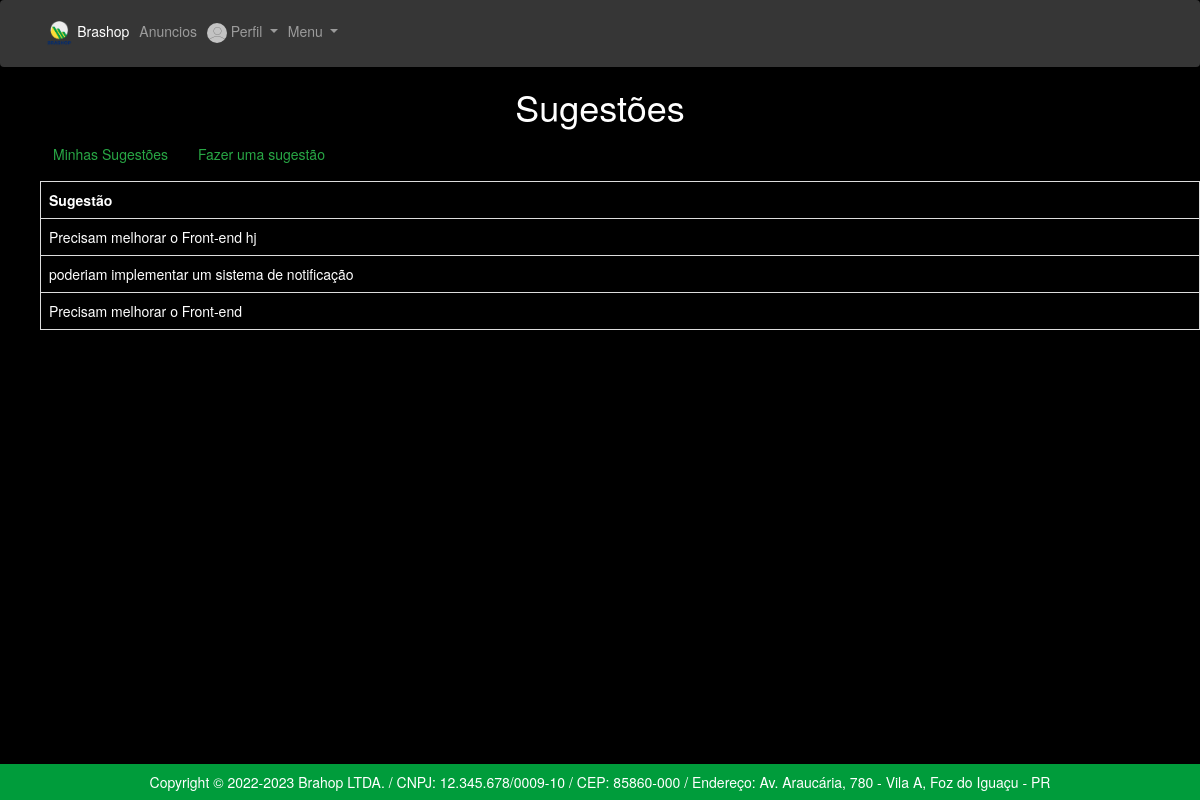
The app's page /app/controllers/SugestaoController.php?action=findAll (signed in) with its own data.
### tables this page shows
CREATE TABLE `sugestoes` (
  `id` int(11) NOT NULL,
  `texto` text NOT NULL,
  `usuarios_id` int(11) NOT NULL
);

### app/repository/SugestaoRepository.php (called while the page is built, shortened)
<?php
    require_once __DIR__ . "/../connection/Connection.php";
    class SugestaoRepository {
        public PDO $conn;
        function __construct()
        {
            $this->conn = Connection::getConnection();
        }
        public function findAll(): array {
            $table = $this->conn->query("SELECT * FROM sugestoes");
            $sugestoes  = $table->fetchAll(PDO::FETCH_ASSOC);
            return $sugestoes;
        }
    }

### app/connection/Connection.php (called while the page is built)
<?php
class Connection {
    private static $host = "localhost";
    private static $dbname = "marketplace";
    private static $user = "root";
    private static $password = "";
    private static ?PDO $conn = null;
    public static function getConnection(): PDO {
        if(self::$conn == null) {
            try {
                self::$conn = new PDO("mysql:host=" . self::$host . ";dbname=" . self::$dbname,
                self::$user,
                self::$password);
                self::$conn->setAttribute(PDO::ATTR_ERRMODE, PDO::ERRMODE_EXCEPTION);
            } catch(Exception $e) {
                print("Erro ao conectar com o banco de dados");
            }
        }
        return self::$conn;
    }
}

### app/views/sugestoes/list.php (the view, shortened to what this page needs)
<!DOCTYPE html>
<html lang="pt-br">
  <head>
    <link rel="stylesheet" type="text/css" href="../views/helpers/css/bootstrap.min.css">
</head>
<body>
<?php
if(isset($_SESSION["usuario"])){
  if($_SESSION["usuario"]['is_adm'] == 1){
    include_once __DIR__ . "/../helpers/menuAdm.php";
   }else{
   include_once __DIR__ . "/../helpers/menuLogin.php";
 }
}
?>
    <h1 style="color:white; text-align:center;" > Sugestões </h1>
    <ul>
      <td><table class = 'table table-hover-table-striped table-bordered'></td>
          <tr>
          <th style="color:white" >Sugestão</th>
          </tr>
        <?php foreach($data['sugestoes'] as $user): ?>
          <tr>
          <td style="color:white"><?= $user['texto'] ?></td>
        <?php endforeach; ?>
    </ul>
    <p>
     <a class="btn btn-outline-success my-2 my-sm-0"  href="./SugestaoController.php?action=findSugestaoByUser">Minhas Sugestões</a>
    <a class="btn btn-outline-success my-2 my-sm-0" href="./SugestaoController.php?action=loadFormNew">Fazer uma sugestão</a>
</body>
</html>

### app/views/helpers/style-home.css (style rules this page uses)
body { background-color: black !important; }

### records on screen
sugestoes: texto "Precisam melhorar o Front-end hj"
sugestoes: texto "poderiam implementar um sistema de notificação"
sugestoes: texto "Precisam melhorar o Front-end"
